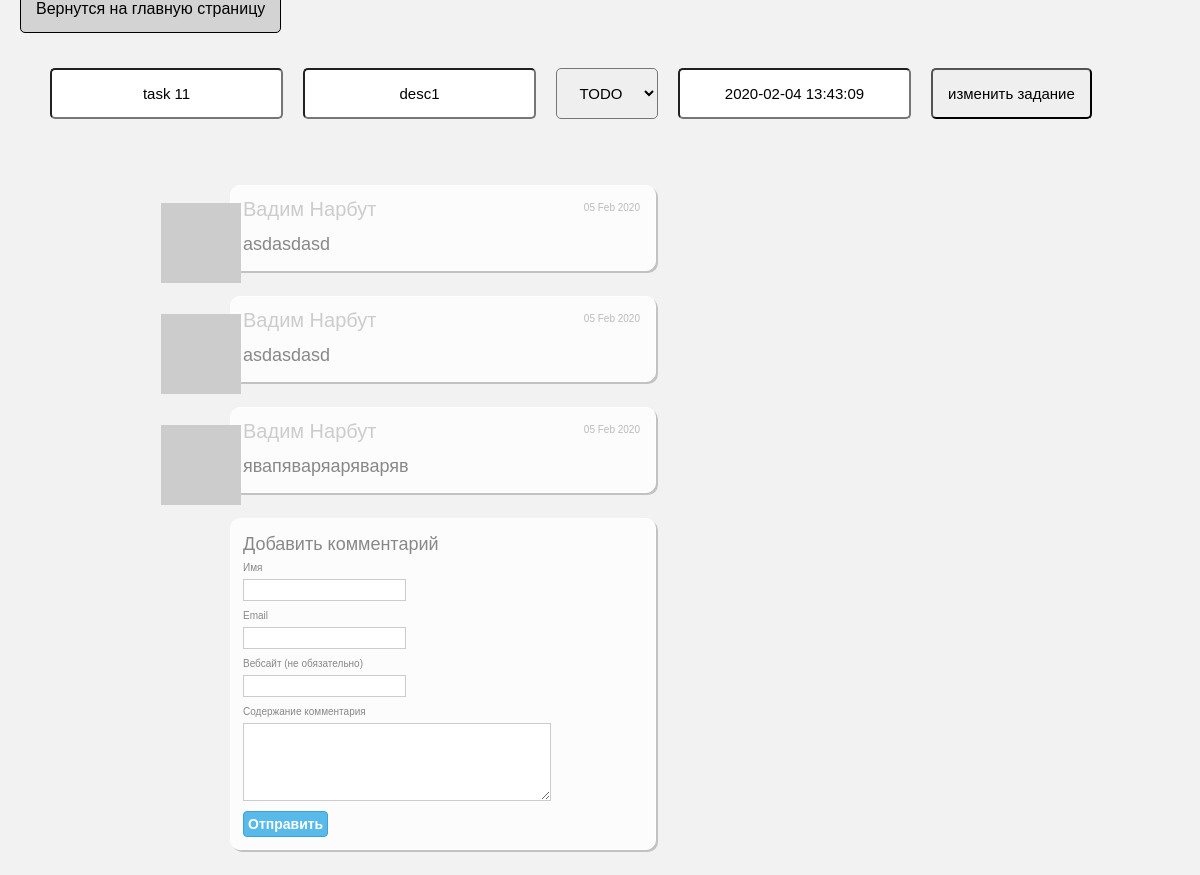
The page /Task/updateTask.php?id=1 on the database its author committed.
### tables this page shows
CREATE TABLE `tasks` (
  `id` int(11) NOT NULL,
  `title` varchar(100) NOT NULL,
  `description` varchar(200) NOT NULL,
  `status` varchar(30) NOT NULL,
  `date` datetime NOT NULL DEFAULT CURRENT_TIMESTAMP
);

CREATE TABLE `comments` (
  `id` int(10) UNSIGNED NOT NULL,
  `name` varchar(128) NOT NULL DEFAULT '',
  `url` varchar(255) NOT NULL DEFAULT '',
  `email` varchar(255) NOT NULL DEFAULT '',
  `body` text NOT NULL,
  `task_id` int(11) NOT NULL,
  `dt` timestamp NOT NULL DEFAULT CURRENT_TIMESTAMP
);

### Task/updateTask.php (the view, shortened to what this page needs)
<?
include "comment.class.php";
$sql = "SELECT * FROM tasks WHERE id = " . $_GET['id'];
$task_data = mysqli_fetch_assoc(mysqli_query($connection, $sql));
$value = ['TODO', 'DOING', 'DONE'];
$comments = array();
$result = mysqli_query($connection, "SELECT * FROM comments WHERE task_id = " . $_GET['id'] . " ORDER BY id ASC");
while ($row = mysqli_fetch_assoc($result)) {
        $comments[] = new Comment($row);
}
?>
<!DOCTYPE html>
<html lang="en">
<head>
        <link rel="stylesheet" href="assets/css/styles.css">
</head>
<body>
        <a href="/" class="create__task">Вернутся на главную страницу</a>
        <form class="task__form" method="POST" id="ajax_form">
                <div class="task__form__items">
                        <input class="task__form__item" type="text" id="title" name="title" value="<?= $task_data['title'] ?>">
                        <input class="task__form__item" type="text" id="description" name="description" value="<?= $task_data['description'] ?>">
                        <select class="task__form__item" name="status" id="status">
                                <? foreach ($value as $val) {
                                        if ($task_data['status'] == $val) {
                                                echo "<option selected value='" . $task_data['status']  . "'>" . $task_data['status']  . "</option>";
                                        } else {
                                                echo "<option  value='" . $val  . "'>" . $val  . "</option>";
                                        }
                                }
                                ?>
                        </select>
                        <input class="task__form__item" type="text" name="date" value="<?= $task_data['date'] ?>">
                        <input class="task__form__item" type="button" id="btn" name="submit" value="изменить задание">
                </div>
        </form>
        <br>
        <?php
        foreach ($comments as $c) {
                echo $c->markup();
        }
        ?>
        <div id="addCommentContainer">
                <p>Добавить комментарий</p>
                <form id="addCommentForm" method="post" action="">
                        <div>
                                <label for="name">Имя</label>
                                <input type="text" name="name" id="name" />
                                <label for="email">Email</label>
                                <input type="text" name="email" id="email" />
                                <label for="url">Вебсайт (не обязательно)</label>
                                <input type="text" name="url" id="url" />
                                <label for="body">Содержание комментария</label>
                                <textarea name="body" id="body" cols="20" rows="5"></textarea>
                                <input type="submit" id="submit" value="Отправить" />
                        </div>
                </form>
        </div>
</body>
</html>

### Task/comment.class.php (shortened to what this page needs)
<?php
class Comment
{
	private $data = array();
	public function __construct($row)
	{
		$this->data = $row;
	}
	public function markup()
	{
		$d = &$this->data;
		$link_open = '';
		$link_close = '';
		$d['dt'] = strtotime($d['dt']);
		$url = 'http://'.dirname($_SERVER['SERVER_NAME'].$_SERVER["REQUEST_URI"]).'/img/default_avatar.gif';
		return '
			<div class="comment">
				<div class="avatar">
					'.$link_open.'
					<img src="http://www.gravatar.com/avatar/'.md5($d['email']).'?size=50&amp;default='.urlencode($url).'" />
					'.$link_close.'
				</div>
				<div class="name">'.$link_open.$d['name'].$link_close.'</div>
				<div class="date" title="Added at '.date('H:i \o\n d M Y',$d['dt']).'">'.date('d M Y',$d['dt']).'</div>
				<p>'.$d['body'].'</p>
			</div>
		';
	}
}
?>

### Task/assets/css/styles.css (style rules this page uses)
* { margin:0; padding:0; }
body { font-size:14px; color:#666; background:url('img/bg.jpg') #f2f2f2; font-family:Arial, Helvetica, sans-serif; }
.comment, #addCommentContainer { padding:12px; width:400px; margin-left: 230px; position:relative; background-color:#fcfcfc; border:1px solid white; color:#888; margin-bottom:25px; border-radius:10px; box-shadow:2px 2px 0 #c2c2c2; }
.comment .avatar { height:50px; left:-70px; position:absolute; width:50px; background:url('img/default_avatar.gif') no-repeat #fcfcfc; margin-top:-25px; top:50%; box-shadow:1px 1px 0 #c2c2c2; }
.comment .avatar img { display:block; }
.comment .name { font-size:20px; padding-bottom:10px; color:#ccc; }
.comment .date { font-size:10px; padding:6px 0; position:absolute; right:15px; top:10px; color:#bbb; }
.comment p, #addCommentContainer p { font-size:18px; line-height:1.5; overflow-x:hidden; }
#addCommentContainer input[type=text], #addCommentContainer textarea { display:block; border:1px solid #ccc; margin:5px 0 5px; padding:3px; font-size:12px; color:#555; font-family:Arial, Helvetica, sans-serif; }
#addCommentContainer textarea { width:300px; }
label { font-size:10px; }
#submit { background-color:#58B9EB; border:1px solid #40A2D4; color:#FFFFFF; cursor:pointer; font-family:'Myriad Pro',Arial,Helvetica,sans-serif; font-size:14px; font-weight:bold; padding:4px; margin-top:5px; -moz-border-radius:4px; border-radius:4px; }
a, a:visited { text-decoration:none; outline:none; }
.task__form { margin: 50px; }
.task__form__items { display: flex; }
.task__form__item { margin-right: 20px; padding: 15px; text-align: center; border-radius: 5px; font-size: 15px; }
.create__task { margin-left: 20px; border: 1px solid black; padding: 15px; font-size: 16px; color: black; background: lightgray; font-weight: 400; border-radius: 5px; }

### rows shown on the page
tasks: title "task 11", description "desc1", date "2020-02-04 13:43:09"
comments: name "Вадим Нарбут", body "asdasdasd"
comments: name "Вадим Нарбут", body "asdasdasd"
comments: name "Вадим Нарбут", body "явапяваряаряваряв"

### other values the page prints
form field status "TODO"
